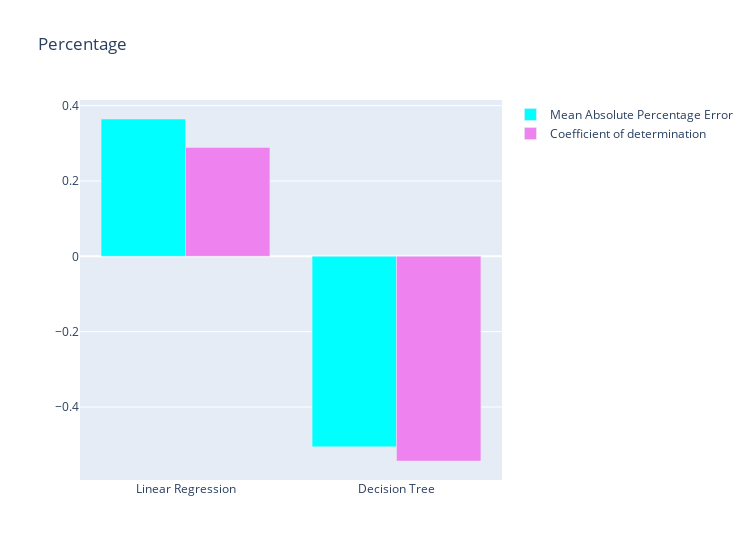

The cell this chart's notebook holds for it:
### Code cell
x = ['Linear Regression','Decision Tree']
y1 = [mean_absolute_percentage_error_lr,r2_score_lr]
y2 = [mean_absolute_percentage_error_tree,r2_score_tree]

trace1 = go.Bar(x = x, y = y1, name = 'Mean Absolute Percentage Error', marker = dict(color = 'cyan'))
trace2 = go.Bar(x = x, y = y2, name = 'Coefficient of determination', marker = dict(color = 'violet'))
data = [trace1,trace2]
layout = go.Layout(title = 'Percentage ', width = 750)
fig = go.Figure(data = data, layout = layout)
py.iplot(fig)

### Figure 1 — Plotly figure (JSON) as saved in the notebook; plotly's stock layout.template omitted (floating-point values rounded to 4 significant figures)
{"data": [{"marker": {"color": "cyan"}, "name": "Mean Absolute Percentage Error", "type": "bar", "x": ["Linear Regression", "Decision Tree"], "y": [0.3644, -0.5057]}, {"marker": {"color": "violet"}, "name": "Coefficient of determination", "type": "bar", "x": ["Linear Regression", "Decision Tree"], "y": [0.2891, -0.5433]}], "layout": {"title": {"text": "Percentage "}, "width": 750}}
